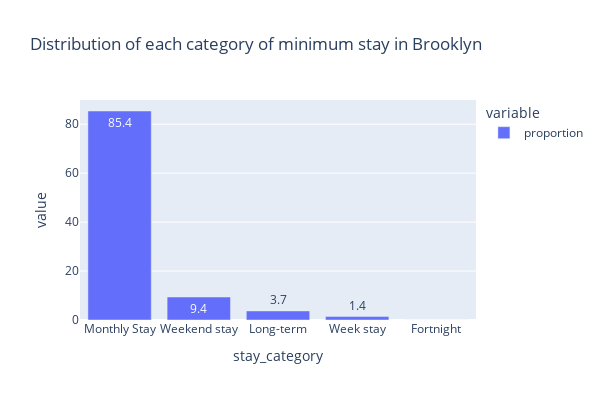

Notebook source saved alongside this figure:
### Code cell
# Composition of each category of minimum stay period in Brooklyn

stay_cat_comp = brooklyn.stay_category.value_counts(normalize=True).mul(100).round(1)

figure = px.bar(
    stay_cat_comp,
    title='Distribution of each category of minimum stay in Brooklyn',
    text_auto = True
)


figure.update_layout(height = 400, width = 600)
figure.show()

### Figure 1 — Plotly figure (JSON) as saved in the notebook; plotly's stock layout.template omitted (floating-point values rounded to 4 significant figures)
{"data": [{"alignmentgroup": "True", "hovertemplate": "variable=proportion<br>stay_category=%{x}<br>value=%{y}<extra></extra>", "legendgroup": "proportion", "marker": {"color": "#636efa", "pattern": {"shape": ""}}, "name": "proportion", "offsetgroup": "proportion", "orientation": "v", "showlegend": true, "textposition": "auto", "texttemplate": "%{y}", "type": "bar", "x": ["Monthly Stay", "Weekend stay", "Long-term", "Week stay", "Fortnight"], "xaxis": "x", "y": [85.4, 9.4, 3.7, 1.4, 0], "yaxis": "y"}], "layout": {"barmode": "relative", "height": 400, "legend": {"title": {"text": "variable"}, "tracegroupgap": 0}, "title": {"text": "Distribution of each category of minimum stay in Brooklyn"}, "width": 600, "xaxis": {"anchor": "y", "domain": [0, 1], "title": {"text": "stay_category"}}, "yaxis": {"anchor": "x", "domain": [0, 1], "title": {"text": "value"}}}}
